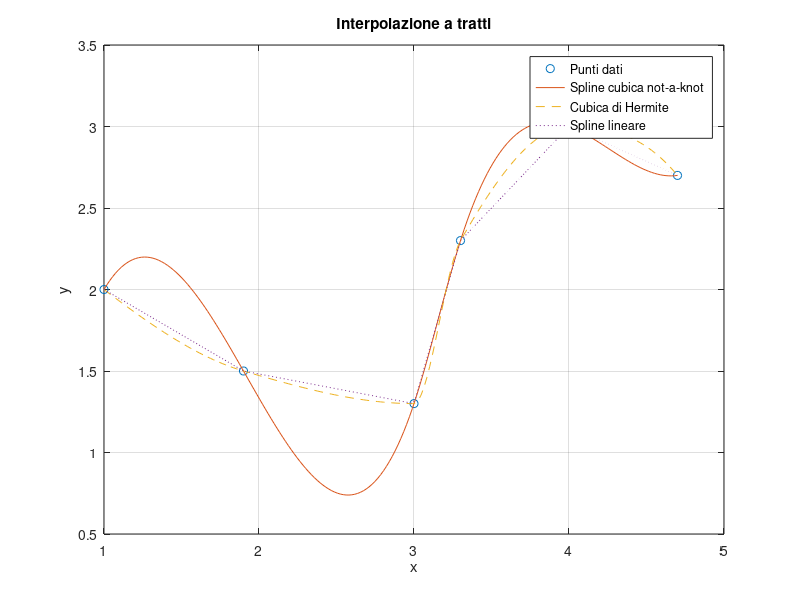

Reproduce this figure in MATLAB.
x_s = [1, 1.9, 3, 3.3, 4, 4.7];
y_s = [2, 1.5, 1.3, 2.3, 3, 2.7];
xx_s = linspace(min(x_s), max(x_s), 200);

% spline cubica not-a-knot
yspline = spline(x_s, y_s, xx_s);

% cubica di Hermite
ychip = pchip(x_s, y_s, xx_s);

% spline lineare
ylinear = interp1(x_s, y_s, xx_s, 'linear');

figure;
plot(x_s, y_s, 'o', xx_s, yspline, '-', xx_s, ychip, '--', xx_s, ylinear, ':');
xlabel('x');
ylabel('y');
title('Interpolazione a tratti');
legend('Punti dati', 'Spline cubica not-a-knot', 'Cubica di Hermite', 'Spline lineare');
grid on;
hold off;